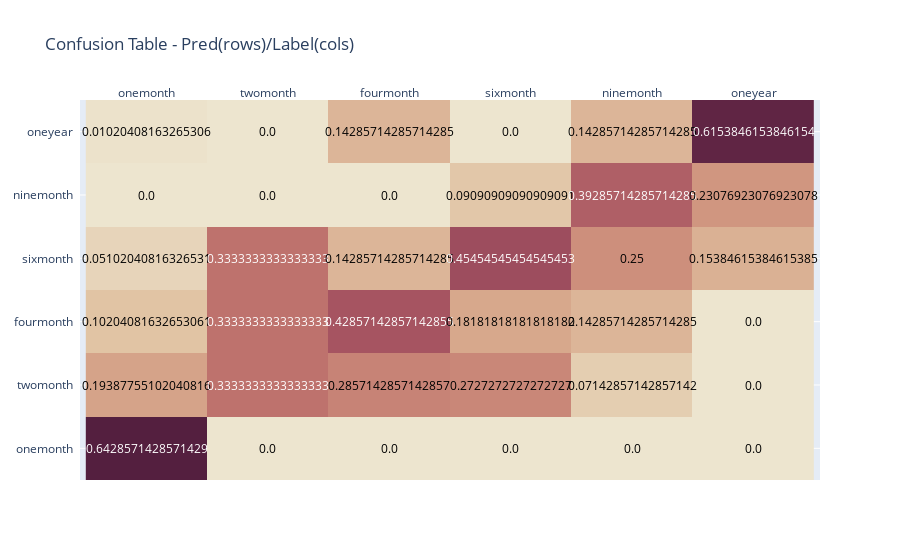

The code cell stored with this chart in its notebook:
### Code cell
# px.imshow(ct,labels=annot_arr)
c = 'brwnyl'
fig = ff.create_annotated_heatmap(ct.to_numpy().T,x=ct.columns.tolist(),y=ct.columns.tolist(),colorscale=c)
fig.update_layout(title_text='Confusion Table - Pred(rows)/Label(cols)')
# i +=1
fig

### Figure 1 — Plotly figure (JSON) as saved in the notebook; plotly's stock layout.template omitted (floating-point values rounded to 4 significant figures)
{"data": [{"colorscale": [[0, "rgb(237, 229, 207)"], [0.1667, "rgb(224, 194, 162)"], [0.3333, "rgb(211, 156, 131)"], [0.5, "rgb(193, 118, 111)"], [0.6667, "rgb(166, 84, 97)"], [0.8333, "rgb(129, 55, 83)"], [1, "rgb(84, 31, 63)"]], "reversescale": false, "showscale": false, "type": "heatmap", "x": ["onemonth", "twomonth", "fourmonth", "sixmonth", "ninemonth", "oneyear"], "y": ["onemonth", "twomonth", "fourmonth", "sixmonth", "ninemonth", "oneyear"], "z": [[0.6429, 0, 0, 0, 0, 0], [0.1939, 0.3333, 0.2857, 0.2727, 0.07143, 0], [0.102, 0.3333, 0.4286, 0.1818, 0.1429, 0], [0.05102, 0.3333, 0.1429, 0.4545, 0.25, 0.1538], [0, 0, 0, 0.09091, 0.3929, 0.2308], [0.0102, 0, 0.1429, 0, 0.1429, 0.6154]]}], "layout": {"annotations": [{"font": {"color": "#FFFFFF"}, "showarrow": false, "text": "0.6428571428571429", "x": "onemonth", "xref": "x", "y": "onemonth", "yref": "y"}, {"font": {"color": "#000000"}, "showarrow": false, "text": "0.0", "x": "twomonth", "xref": "x", "y": "onemonth", "yref": "y"}, {"font": {"color": "#000000"}, "showarrow": false, "text": "0.0", "x": "fourmonth", "xref": "x", "y": "onemonth", "yref": "y"}, {"font": {"color": "#000000"}, "showarrow": false, "text": "0.0", "x": "sixmonth", "xref": "x", "y": "onemonth", "yref": "y"}, {"font": {"color": "#000000"}, "showarrow": false, "text": "0.0", "x": "ninemonth", "xref": "x", "y": "onemonth", "yref": "y"}, {"font": {"color": "#000000"}, "showarrow": false, "text": "0.0", "x": "oneyear", "xref": "x", "y": "onemonth", "yref": "y"}, {"font": {"color": "#000000"}, "showarrow": false, "text": "0.19387755102040816", "x": "onemonth", "xref": "x", "y": "twomonth", "yref": "y"}, {"font": {"color": "#FFFFFF"}, "showarrow": false, "text": "0.3333333333333333", "x": "twomonth", "xref": "x", "y": "twomonth", "yref": "y"}, {"font": {"color": "#000000"}, "showarrow": false, "text": "0.2857142857142857", "x": "fourmonth", "xref": "x", "y": "twomonth", "yref": "y"}, {"font": {"color": "#000000"}, "showarrow": false, "text": "0.2727272727272727", "x": "sixmonth", "xref": "x", "y": "twomonth", "yref": "y"}, {"font": {"color": "#000000"}, "showarrow": false, "text": "0.07142857142857142", "x": "ninemonth", "xref": "x", "y": "twomonth", "yref": "y"}, {"font": {"color": "#000000"}, "showarrow": false, "text": "0.0", "x": "oneyear", "xref": "x", "y": "twomonth", "yref": "y"}, {"font": {"color": "#000000"}, "showarrow": false, "text": "0.10204081632653061", "x": "onemonth", "xref": "x", "y": "fourmonth", "yref": "y"}, {"font": {"color": "#FFFFFF"}, "showarrow": false, "text": "0.3333333333333333", "x": "twomonth", "xref": "x", "y": "fourmonth", "yref": "y"}, {"font": {"color": "#FFFFFF"}, "showarrow": false, "text": "0.42857142857142855", "x": "fourmonth", "xref": "x", "y": "fourmonth", "yref": "y"}, {"font": {"color": "#000000"}, "showarrow": false, "text": "0.18181818181818182", "x": "sixmonth", "xref": "x", "y": "fourmonth", "yref": "y"}, {"font": {"color": "#000000"}, "showarrow": false, "text": "0.14285714285714285", "x": "ninemonth", "xref": "x", "y": "fourmonth", "yref": "y"}, {"font": {"color": "#000000"}, "showarrow": false, "text": "0.0", "x": "oneyear", "xref": "x", "y": "fourmonth", "yref": "y"}, {"font": {"color": "#000000"}, "showarrow": false, "text": "0.05102040816326531", "x": "onemonth", "xref": "x", "y": "sixmonth", "yref": "y"}, {"font": {"color": "#FFFFFF"}, "showarrow": false, "text": "0.3333333333333333", "x": "twomonth", "xref": "x", "y": "sixmonth", "yref": "y"}, {"font": {"color": "#000000"}, "showarrow": false, "text": "0.14285714285714285", "x": "fourmonth", "xref": "x", "y": "sixmonth", "yref": "y"}, {"font": {"color": "#FFFFFF"}, "showarrow": false, "text": "0.45454545454545453", "x": "sixmonth", "xref": "x", "y": "sixmonth", "yref": "y"}, {"font": {"color": "#000000"}, "showarrow": false, "text": "0.25", "x": "ninemonth", "xref": "x", "y": "sixmonth", "yref": "y"}, {"font": {"color": "#000000"}, "showarrow": false, "text": "0.15384615384615385", "x": "oneyear", "xref": "x", "y": "sixmonth", "yref": "y"}, {"font": {"color": "#000000"}, "showarrow": false, "text": "0.0", "x": "onemonth", "xref": "x", "y": "ninemonth", "yref": "y"}, {"font": {"color": "#000000"}, "showarrow": false, "text": "0.0", "x": "twomonth", "xref": "x", "y": "ninemonth", "yref": "y"}, {"font": {"color": "#000000"}, "showarrow": false, "text": "0.0", "x": "fourmonth", "xref": "x", "y": "ninemonth", "yref": "y"}, {"font": {"color": "#000000"}, "showarrow": false, "text": "0.09090909090909091", "x": "sixmonth", "xref": "x", "y": "ninemonth", "yref": "y"}, {"font": {"color": "#FFFFFF"}, "showarrow": false, "text": "0.39285714285714285", "x": "ninemonth", "xref": "x", "y": "ninemonth", "yref": "y"}, {"font": {"color": "#000000"}, "showarrow": false, "text": "0.23076923076923078", "x": "oneyear", "xref": "x", "y": "ninemonth", "yref": "y"}, {"font": {"color": "#000000"}, "showarrow": false, "text": "0.01020408163265306", "x": "onemonth", "xref": "x", "y": "oneyear", "yref": "y"}, {"font": {"color": "#000000"}, "showarrow": false, "text": "0.0", "x": "twomonth", "xref": "x", "y": "oneyear", "yref": "y"}, {"font": {"color": "#000000"}, "showarrow": false, "text": "0.14285714285714285", "x": "fourmonth", "xref": "x", "y": "oneyear", "yref": "y"}, {"font": {"color": "#000000"}, "showarrow": false, "text": "0.0", "x": "sixmonth", "xref": "x", "y": "oneyear", "yref": "y"}, {"font": {"color": "#000000"}, "showarrow": false, "text": "0.14285714285714285", "x": "ninemonth", "xref": "x", "y": "oneyear", "yref": "y"}, {"font": {"color": "#FFFFFF"}, "showarrow": false, "text": "0.6153846153846154", "x": "oneyear", "xref": "x", "y": "oneyear", "yref": "y"}], "title": {"text": "Confusion Table - Pred(rows)/Label(cols)"}, "xaxis": {"dtick": 1, "gridcolor": "rgb(0, 0, 0)", "side": "top", "ticks": ""}, "yaxis": {"dtick": 1, "ticks": "", "ticksuffix": "  "}}}
